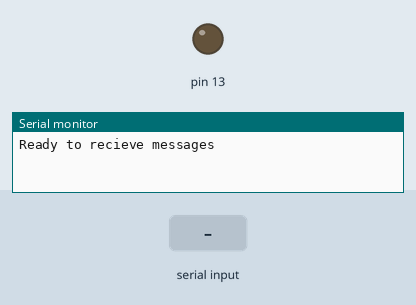
The sketch below on a simulated Arduino Uno, built with avr-gcc and run on an emulated ATmega328P. On the bench: output pins drawn as LEDs (lit = HIGH), the last lines printed to the serial monitor. Inputs (shaded band) come from the test bench.

Above: at 4.2 s.
4.3 s: "1" received over the second serial link
At 5.3 s:
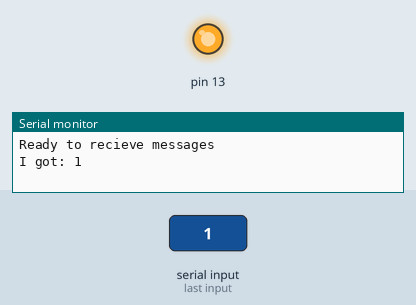
5.8 s: "0" received over the second serial link
At 6.5 s:
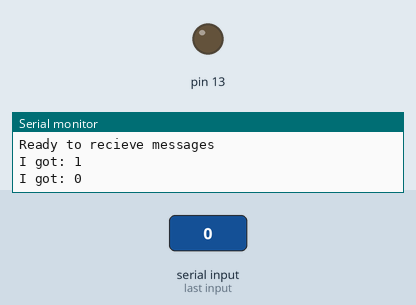
Timing chart, 0 to 8.8 s (numbered marks = the images above; inputs shaded):
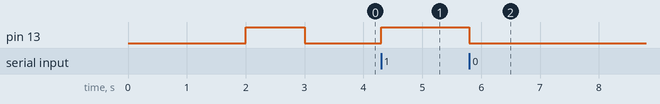

The sketch:

bluetooth-test1.ino
```cpp
#include <SoftwareSerial.h> // WORKS! Connect power and TXD from the board to pin 2
// BT software: On send '1' and off send '0'

SoftwareSerial BTSerial(2, 3);   // RX | TX
char BTinput = '0';

void setup() {
  Serial.begin(57600);
  BTSerial.begin(9600);  // HC-05 default speed in AT 38400
  delay(2000); // Arduino needs a second to switch interactive mode
  Serial.println("Ready to recieve messages");
  pinMode(13, OUTPUT);
  digitalWrite(13, HIGH);
  delay(1000);
  digitalWrite(13, LOW);
}

void loop() {
  if (BTSerial.available())
  {
    BTinput = BTSerial.read();
    if(BTinput == '1') digitalWrite(13, HIGH);
    if(BTinput == '0') digitalWrite(13, LOW);
    Serial.print("I got: ");
    Serial.println(BTinput);
  }
}
```

Measured:
- after the input at 4.3 s, pin 13: LOW → HIGH at once
- after the input at 5.8 s, pin 13: HIGH → LOW at once
